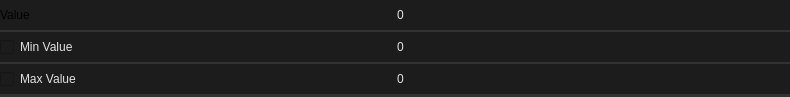
<?xml version="1.0" encoding="UTF-8"?>
<ui version="4.0">
 <class>Widget</class>
 <widget class="QWidget" name="Widget">
  <property name="geometry">
   <rect>
    <x>0</x>
    <y>0</y>
    <width>790</width>
    <height>97</height>
   </rect>
  </property>
  <property name="minimumSize">
   <size>
    <width>0</width>
    <height>0</height>
   </size>
  </property>
  <property name="maximumSize">
   <size>
    <width>16777215</width>
    <height>97</height>
   </size>
  </property>
  <property name="windowTitle">
   <string>Form</string>
  </property>
  <property name="styleSheet">
   <string notr="true">.QWidget {
    font: 580 10pt &quot;Segoe UI&quot;;
    border: 2px solid black;
    border-radius: 0px;
    border-left: 0px;
    border-right: 0px;
	border-top: 0px;
    border-color: rgba(50, 50, 50, 255);
    padding: 8px;
    padding-left: 6px;
    padding-right: 6px;
    color: #E3E3E3;
    background-color: #1C1C1C;
}

.QWidget::hover {
}
.QWidget::selected {
    background-color: #414956;
}</string>
  </property>
  <layout class="QVBoxLayout" name="verticalLayout">
   <property name="spacing">
    <number>0</number>
   </property>
   <property name="leftMargin">
    <number>0</number>
   </property>
   <property name="topMargin">
    <number>0</number>
   </property>
   <property name="rightMargin">
    <number>0</number>
   </property>
   <property name="bottomMargin">
    <number>0</number>
   </property>
   <item>
    <widget class="QFrame" name="frame">
     <property name="maximumSize">
      <size>
       <width>16777215</width>
       <height>32</height>
      </size>
     </property>
     <property name="styleSheet">
      <string notr="true">.QFrame {
    font: 580 10pt &quot;Segoe UI&quot;;
    border: 2px solid black;
    border-radius: 0px;
    border-left: 0px;
    border-right: 0px;
	border-top: 0px;
    border-color: rgba(50, 50, 50, 255);
    color: #E3E3E3;
    background-color: #1C1C1C;
}

.QFrame::hover {
}
.QFrame::selected {
    background-color: #414956;
}</string>
     </property>
     <property name="frameShape">
      <enum>QFrame::StyledPanel</enum>
     </property>
     <property name="frameShadow">
      <enum>QFrame::Raised</enum>
     </property>
     <property name="lineWidth">
      <number>0</number>
     </property>
     <layout class="QHBoxLayout" name="horizontalLayout_2">
      <property name="spacing">
       <number>0</number>
      </property>
      <property name="leftMargin">
       <number>0</number>
      </property>
      <property name="topMargin">
       <number>0</number>
      </property>
      <property name="rightMargin">
       <number>0</number>
      </property>
      <property name="bottomMargin">
       <number>0</number>
      </property>
      <item>
       <widget class="QLabel" name="label">
        <property name="styleSheet">
         <string notr="true">border:0px;
background-color: rgba(255, 255, 255, 0);
font: 8pt &quot;Segoe UI&quot;;

</string>
        </property>
        <property name="text">
         <string>Value</string>
        </property>
       </widget>
      </item>
      <item>
       <widget class="QSpinBox" name="value_spinBox">
        <property name="enabled">
         <bool>true</bool>
        </property>
        <property name="minimumSize">
         <size>
          <width>0</width>
          <height>0</height>
         </size>
        </property>
        <property name="styleSheet">
         <string notr="true">QSpinBox {
    font: 580 8pt &quot;Segoe UI&quot;;
    border: 2px solid black;
    border-radius: 2px;
    border-color: rgba(80, 80, 80, 255);
    color: #E3E3E3;
    background-color: #1C1C1C;
    border: 0px;
}

QSpinBox:focus {
}

QSpinBox:hover {
}

QSpinBox:pressed {
    background-color: #121212;
}

QSpinBox:disabled {
	color: rgba(125, 125, 125, 100);
}


QSpinBox::up-button {
    border: 0px solid black;
    subcontrol-origin: border;
    subcontrol-position: top right;
    border-left: 2px solid black;
    border-bottom: 0px solid black;
    border-top-right-radius: 2px;
    border-color: rgba(80, 80, 80, 255);
    width: 16px;
    margin: 0px;
    border: 0px;
}

QSpinBox::up-arrow {
    image: url(://icons/arrow_drop_up_24dp_9D9D9D_FILL0_wght400_GRAD0_opsz24.svg);
    width: 20px;
    height: 20px;
}

QSpinBox::down-button {
    subcontrol-origin: border;
    subcontrol-position: bottom right;
    border: 0px solid black;
    border-left: 2px solid black;
    border-top: 2px solid black;
    border-bottom-right-radius: 2px;
    border-color: rgba(80, 80, 80, 255);
    width: 16px;
    margin: 0px;
    border: 0px;
}

QSpinBox::down-arrow {
    image: url(://icons/arrow_drop_down_16dp.svg);
    width: 20px;
    height: 20px;
}</string>
        </property>
        <property name="minimum">
         <number>-99999999</number>
        </property>
        <property name="maximum">
         <number>99999999</number>
        </property>
       </widget>
      </item>
     </layout>
    </widget>
   </item>
   <item>
    <widget class="QFrame" name="frame_2">
     <property name="maximumSize">
      <size>
       <width>16777215</width>
       <height>32</height>
      </size>
     </property>
     <property name="styleSheet">
      <string notr="true">.QFrame {
    font: 580 10pt &quot;Segoe UI&quot;;
    border: 2px solid black;
    border-radius: 0px;
    border-left: 0px;
    border-right: 0px;
	border-top: 0px;
    border-color: rgba(50, 50, 50, 255);
    color: #E3E3E3;
    background-color: #1C1C1C;
}

.QFrame::hover {
}
.QFrame::selected {
    background-color: #414956;
}</string>
     </property>
     <property name="frameShape">
      <enum>QFrame::StyledPanel</enum>
     </property>
     <property name="frameShadow">
      <enum>QFrame::Raised</enum>
     </property>
     <property name="lineWidth">
      <number>0</number>
     </property>
     <layout class="QHBoxLayout" name="horizontalLayout_7">
      <property name="spacing">
       <number>0</number>
      </property>
      <property name="leftMargin">
       <number>0</number>
      </property>
      <property name="topMargin">
       <number>0</number>
      </property>
      <property name="rightMargin">
       <number>0</number>
      </property>
      <property name="bottomMargin">
       <number>0</number>
      </property>
      <item>
       <widget class="QCheckBox" name="min_checkBox">
        <property name="styleSheet">
         <string notr="true">QCheckBox {
    font: 580 8pt &quot;Segoe UI&quot;;
    border-radius: 0px;
    border-color: rgba(80, 80, 80, 255);
    height:4px;
    color: #E3E3E3;
    background-color: #1C1C1C;
	border:0px;
}

QCheckBox::indicator:unchecked {
    image: url(://icons/check_box_outline_blank_16dp_9D9D9D_FILL0_wght400_GRAD0_opsz20.svg);
}

QCheckBox::indicator:checked {
    image: url(://icons/select_check_box_16dp_9D9D9D_FILL0_wght400_GRAD0_opsz20.svg);
}</string>
        </property>
        <property name="text">
         <string>Min Value</string>
        </property>
       </widget>
      </item>
      <item>
       <widget class="QSpinBox" name="min_spinBox">
        <property name="styleSheet">
         <string notr="true">QSpinBox {
    font: 580 8pt &quot;Segoe UI&quot;;
    border: 2px solid black;
    border-radius: 2px;
    border-color: rgba(80, 80, 80, 255);
    color: #E3E3E3;
    background-color: #1C1C1C;
    border: 0px;
}

QSpinBox:focus {
}

QSpinBox:hover {
}

QSpinBox:pressed {
    background-color: #121212;
}

QSpinBox:disabled {
	color: rgba(125, 125, 125, 100);
}


QSpinBox::up-button {
    border: 0px solid black;
    subcontrol-origin: border;
    subcontrol-position: top right;
    border-left: 2px solid black;
    border-bottom: 0px solid black;
    border-top-right-radius: 2px;
    border-color: rgba(80, 80, 80, 255);
    width: 16px;
    margin: 0px;
    border: 0px;
}

QSpinBox::up-arrow {
    image: url(://icons/arrow_drop_up_24dp_9D9D9D_FILL0_wght400_GRAD0_opsz24.svg);
    width: 20px;
    height: 20px;
}

QSpinBox::down-button {
    subcontrol-origin: border;
    subcontrol-position: bottom right;
    border: 0px solid black;
    border-left: 2px solid black;
    border-top: 2px solid black;
    border-bottom-right-radius: 2px;
    border-color: rgba(80, 80, 80, 255);
    width: 16px;
    margin: 0px;
    border: 0px;
}

QSpinBox::down-arrow {
    image: url(://icons/arrow_drop_down_16dp.svg);
    width: 20px;
    height: 20px;
}</string>
        </property>
        <property name="minimum">
         <number>-99999999</number>
        </property>
        <property name="maximum">
         <number>99999999</number>
        </property>
       </widget>
      </item>
     </layout>
    </widget>
   </item>
   <item>
    <widget class="QFrame" name="frame_3">
     <property name="maximumSize">
      <size>
       <width>16777215</width>
       <height>32</height>
      </size>
     </property>
     <property name="styleSheet">
      <string notr="true">.QFrame {
    font: 580 10pt &quot;Segoe UI&quot;;
    border: 2px solid black;
    border-radius: 0px;
    border-left: 0px;
    border-right: 0px;
	border-top: 0px;
    border-color: rgba(50, 50, 50, 255);
    color: #E3E3E3;
    background-color: #1C1C1C;
}

.QFrame::hover {
}
.QFrame::selected {
    background-color: #414956;
}</string>
     </property>
     <property name="frameShape">
      <enum>QFrame::StyledPanel</enum>
     </property>
     <property name="frameShadow">
      <enum>QFrame::Raised</enum>
     </property>
     <property name="lineWidth">
      <number>0</number>
     </property>
     <layout class="QHBoxLayout" name="horizontalLayout_8">
      <property name="spacing">
       <number>0</number>
      </property>
      <property name="leftMargin">
       <number>0</number>
      </property>
      <property name="topMargin">
       <number>0</number>
      </property>
      <property name="rightMargin">
       <number>0</number>
      </property>
      <property name="bottomMargin">
       <number>0</number>
      </property>
      <item>
       <widget class="QCheckBox" name="max_checkBox">
        <property name="styleSheet">
         <string notr="true">QCheckBox {
    font: 580 8pt &quot;Segoe UI&quot;;
    border-radius: 0px;
    border-color: rgba(80, 80, 80, 255);
    height:4px;
    color: #E3E3E3;
    background-color: #1C1C1C;
	border:0px;
}

QCheckBox::indicator:unchecked {
    image: url(://icons/check_box_outline_blank_16dp_9D9D9D_FILL0_wght400_GRAD0_opsz20.svg);
}

QCheckBox::indicator:checked {
    image: url(://icons/select_check_box_16dp_9D9D9D_FILL0_wght400_GRAD0_opsz20.svg);
}</string>
        </property>
        <property name="text">
         <string>Max Value</string>
        </property>
       </widget>
      </item>
      <item>
       <widget class="QSpinBox" name="max_spinBox">
        <property name="enabled">
         <bool>true</bool>
        </property>
        <property name="styleSheet">
         <string notr="true">QSpinBox {
    font: 580 8pt &quot;Segoe UI&quot;;
    border: 2px solid black;
    border-radius: 2px;
    border-color: rgba(80, 80, 80, 255);
    color: #E3E3E3;
    background-color: #1C1C1C;
    border: 0px;
}

QSpinBox:focus {
}

QSpinBox:hover {
}

QSpinBox:pressed {
    background-color: #121212;
}

QSpinBox:disabled {
	color: rgba(125, 125, 125, 100);
}


QSpinBox::up-button {
    border: 0px solid black;
    subcontrol-origin: border;
    subcontrol-position: top right;
    border-left: 2px solid black;
    border-bottom: 0px solid black;
    border-top-right-radius: 2px;
    border-color: rgba(80, 80, 80, 255);
    width: 16px;
    margin: 0px;
    border: 0px;
}

QSpinBox::up-arrow {
    image: url(://icons/arrow_drop_up_24dp_9D9D9D_FILL0_wght400_GRAD0_opsz24.svg);
    width: 20px;
    height: 20px;
}

QSpinBox::down-button {
    subcontrol-origin: border;
    subcontrol-position: bottom right;
    border: 0px solid black;
    border-left: 2px solid black;
    border-top: 2px solid black;
    border-bottom-right-radius: 2px;
    border-color: rgba(80, 80, 80, 255);
    width: 16px;
    margin: 0px;
    border: 0px;
}

QSpinBox::down-arrow {
    image: url(://icons/arrow_drop_down_16dp.svg);
    width: 20px;
    height: 20px;
}</string>
        </property>
        <property name="minimum">
         <number>-99999999</number>
        </property>
        <property name="maximum">
         <number>99999999</number>
        </property>
       </widget>
      </item>
     </layout>
    </widget>
   </item>
  </layout>
 </widget>
 <resources/>
 <connections/>
</ui>
